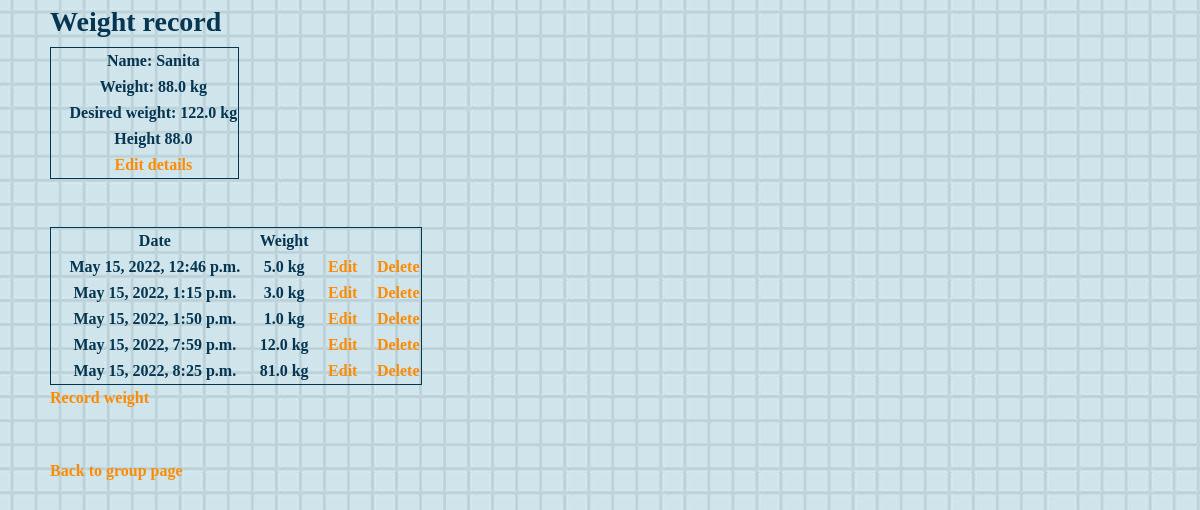
The app's page /account/ (signed in), older data.
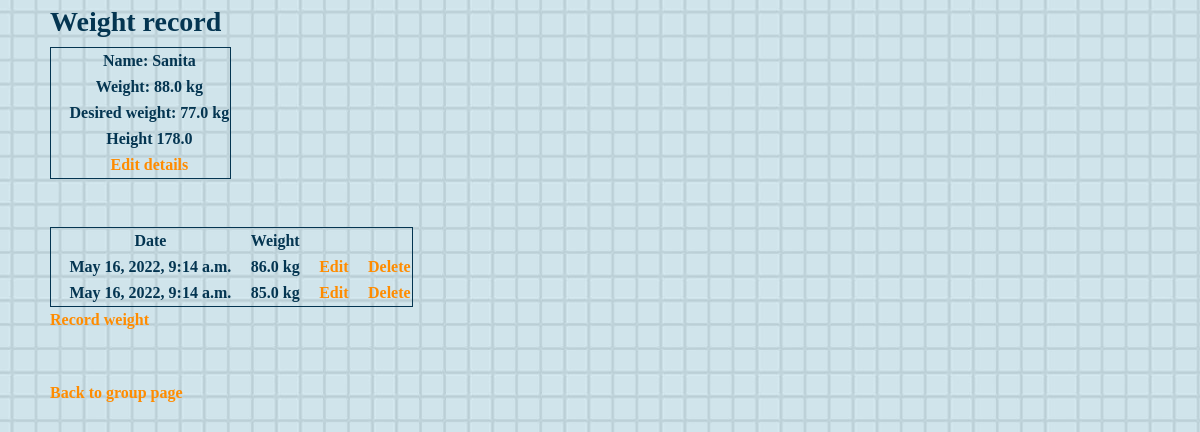
The same page, newer data.
### ffwc_app/models.py (models this page shows, shortened)
class User_Data(models.Model):
    user = models.ForeignKey(
                    User, on_delete=models.CASCADE, null=True, blank=True)
    name = models.CharField(max_length=20)
    weight = models.FloatField(validators=[MinValueValidator(0.0)], )
    goal_weight = models.FloatField(validators=[MinValueValidator(0.0)], )
    height = models.FloatField(validators=[MinValueValidator(0.0)], )
    created = models.DateTimeField(auto_now_add=True)
    class Meta:
        ordering = ['created']

class Weight_Update(models.Model):
    user = models.ForeignKey(User_Data, on_delete=models.CASCADE,
                                                        null=True, blank=True)
    weight_update = models.FloatField(
                                validators=[MinValueValidator(0.0)], default=0)
    created = models.DateTimeField(auto_now_add=True)
    class Meta:
        ordering = ['created']

### ffwc_app/views.py (the view)
# urls.py: path('account/', PersonalPage.as_view(), name='account'),
class PersonalPage(ListView, LoginRequiredMixin):
    model = User_Data
    context_object_name = 'user_data'
    template_name = 'ffwc_app/personal_page.html'
    def get_context_data(self, **kwargs):
        context = super().get_context_data(**kwargs)
        context['user_data'] = context['user_data'].filter(user=self.request.user)
        context['weight_update'] = Weight_Update.objects.all().filter(
                                                    user=self.request.user.id)
        return context

### ffwc_app/templates/ffwc_app/personal_page.html
{% extends 'ffwc_app/base.html' %}
{% block content %}
<h3>Weight record</h3>
    <table style="border: 1px solid;">
      {% for data in user_data %}
      <tr>
        <td>Name: {{ data.name }}</td>
      </tr>
      <tr>
        <td>Weight: {{ data.weight }} kg</td>
      </tr>
      <tr>
        <td>Desired weight: {{ data.goal_weight }} kg</td>
      </tr>
      <tr>
        <td>Height {{ data.height }}</td>
      </tr>
      <tr>
        <td><a href="{% url 'update-details' data.id %}">Edit details</a></td>
      </tr>
      {% empty %}
          <h2>Empty!</h2>
          <a href="{% url 'new-details' %}">Fill your personal details</a>
      {% endfor %}
    </table>
    <br>
    <br>
    <table style="border: 1px solid;">
      <tr>
        <th>Date</th>
        <th>Weight</th>
      </tr>
      {% for record in weight_update %}
      <tr>
        <td>{{ record.created }}</td>
        <td>{{ record.weight_update }} kg</td>
        <td><a href="{% url 'edit-update-weight' record.id %}">Edit</a></td>
        <td><a href="{% url 'delete-weight' record.id %}">Delete</a></td>
      </tr>
      {% empty %}
          <h2>Empty!</h2>
      {% endfor %}
    </table>
   <a href="{% url 'update-weight' %}">Record weight</a>
   <br>
   <br>
   <br>
   <a href="{% url 'group' %}">Back to group page</a>
{% endblock %}

Row changes from the older to the newer data that the page shows:
removed Weight_Update: created "May 15, 2022, 12:46 p.m.", weight_update "5.0"
removed Weight_Update: created "May 15, 2022, 1:15 p.m.", weight_update "3.0"
removed Weight_Update: created "May 15, 2022, 1:50 p.m.", weight_update "1.0"
removed Weight_Update: created "May 15, 2022, 7:59 p.m.", weight_update "12.0"
removed Weight_Update: created "May 15, 2022, 8:25 p.m.", weight_update "81.0"
changed User_Data "Sanita": goal_weight "122.0" → "77.0"; height "88.0" → "178.0"
added Weight_Update: created "May 16, 2022, 9:14 a.m.", weight_update "86.0"
added Weight_Update: created "May 16, 2022, 9:14 a.m.", weight_update "85.0"
